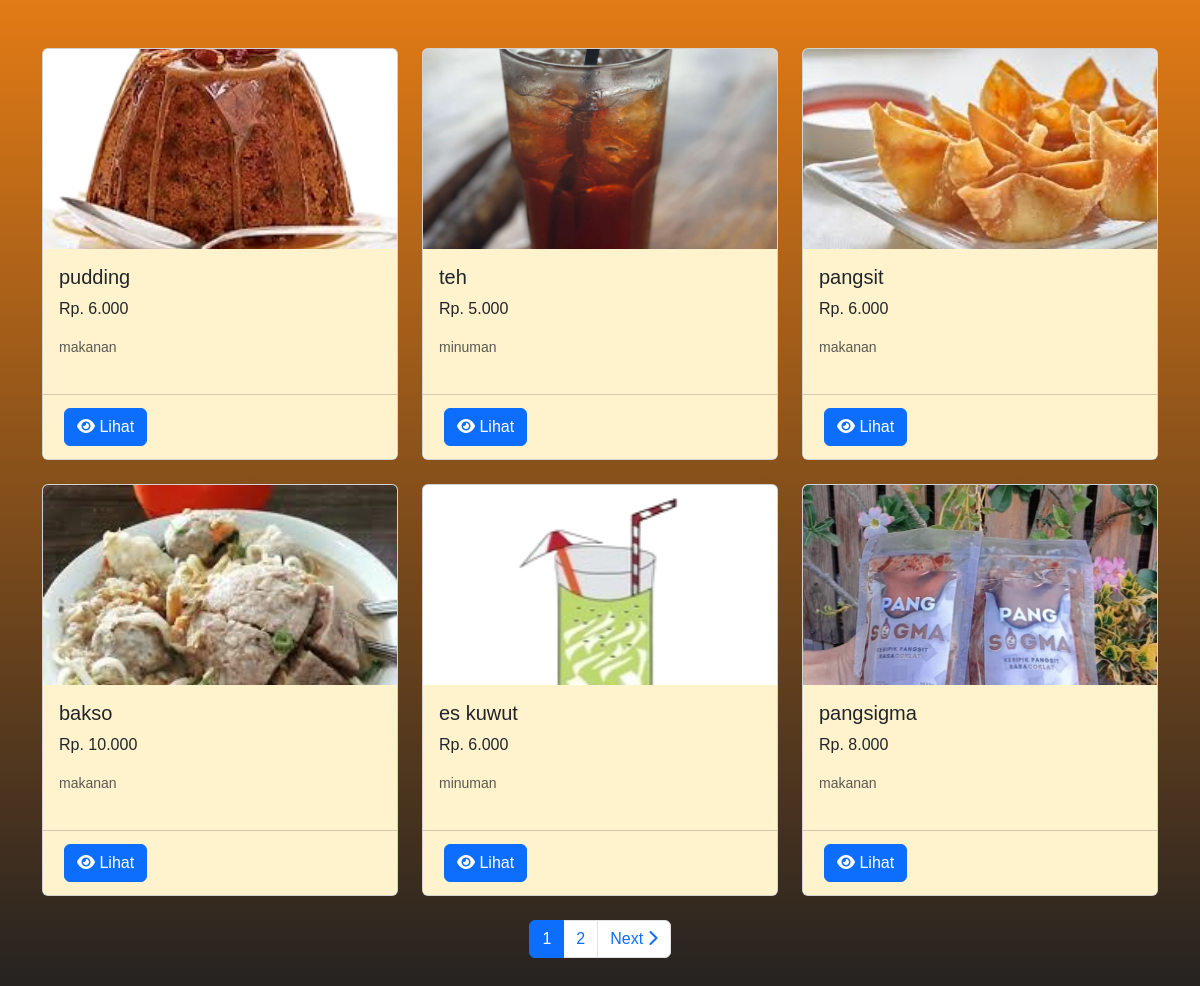
Screenshot of /halaman/produk.php with the database file from the repository.
### tables this page shows
CREATE TABLE `produk` (
  `id_produk` int(11) NOT NULL,
  `nama` varchar(255) NOT NULL,
  `harga` int(255) NOT NULL,
  `kategori` varchar(255) NOT NULL,
  `deskripsi` text NOT NULL,
  `gambar` varchar(200) NOT NULL
);

### halaman/produk.php (the view, shortened to what this page needs)
<?php
require 'connection/koneksi.php';
$limit = 6;
$page = isset($_GET['page']) ? (int)$_GET['page'] : 1;
$start = ($page > 1) ? ($page * $limit) - $limit : 0;
$result = mysqli_query($conn, "SELECT * FROM produk");
$total = mysqli_num_rows($result);
$pages = ceil($total / $limit);
$result = mysqli_query($conn, "SELECT * FROM produk LIMIT $start, $limit");
$total = mysqli_num_rows($result);
$role = $_SESSION['role'] ?? 'guest';
?>
<!DOCTYPE html>
<html lang="en">
<head>
</head>
<body class="bg-opacity-75">
<div class="container my-5">
    <?php if ($total > 0): ?>
        <div class="row row-cols-1 row-cols-md-3 g-4">
            <?php while ($row = mysqli_fetch_assoc($result)): ?>
                <div class="col">
                    <div class="card h-100">
                        <img src="halaman/img/<?= htmlspecialchars($row['gambar']); ?>" class="card-img-top" alt="<?= htmlspecialchars($row['nama']); ?>">
                        <div class="card-body bg-warning-subtle">
                            <h5 class="card-title"><?= htmlspecialchars($row['nama']); ?></h5>
                            <p class="card-text">Rp. <?= number_format($row['harga'], 0, ',', '.'); ?></p>
                            <p class="card-text"><small class="text-muted"><?= htmlspecialchars($row['kategori']); ?></small></p>
                        </div>
                        <div class="card-footer bg-warning-subtle">
                            <?php if ($role === 'admin'): ?>
                                <a href="halaman/edit.php?id_produk=<?= $row['id_produk']; ?>" class="btn btn-warning btn-custom "><i class="fa-solid fa-pen-to-square"></i> Ubah</a>
                                <a href="detail_produk.php?id_produk=<?= $row['id_produk']; ?>" class="btn btn-primary btn-custom"><i class="fa-solid fa-eye"></i> Lihat</a>
                            <a href="halaman/hapus.php?id_produk=<?= $row['id_produk']; ?>" class="btn btn-danger btn-custom"><i class="fa-solid fa-trash"></i> Hapus</a>
            <?php elseif ($role === 'customer'): ?>
                <a href="detail_produk.php?id_produk=<?= $row['id_produk']; ?>" class="btn btn-primary btn-custom"><i class="fa-solid fa-eye"></i> Lihat</a>
            <?php else: ?>
                <a href="detail_produk.php?id_produk=<?= $row['id_produk']; ?>" class="btn btn-primary btn-custom"><i class="fa-solid fa-eye"></i> Lihat</a>
            <?php endif; ?>
                        </div>
                    </div>
                </div>
            <?php endwhile; ?>
        </div>
    <?php else: ?>
        <div class="alert alert-info text-center mt-4">Tidak ada produk yang tersedia.</div>
    <?php endif; ?>
    <div class="pagination justify-content-center mt-4">
        <?php for ($i = 1; $i <= $pages; $i++): ?>
        <li class="page-item <?= $i == $page ? 'active' : '' ?>">
            <a class="page-link " href="?page=<?= $i ?>"><?= $i ?></a>
        </li>
        <?php endfor; ?>
        <?php if ($page < $pages): ?>
        <li class="page-item">
            <a class="page-link" href="?page=<?= $page + 1 ?>">Next <i class="fa-solid fa-chevron-right"></i></a>
        </li>
        <?php endif; ?>
    </div>
</div>
</body>
</html>

### halaman/produk.php (style rules this page uses)
body { background: linear-gradient(180deg, #e27b15, #222121); font-family: Arial, sans-serif; }
.card img { height: 200px; object-fit: cover; }
.card { margin-bottom: 20px; }
.btn-custom { margin: 5px; }

### rows the page displays
produk: gambar (picture), nama "pudding", harga "6.000", kategori "makanan"
produk: gambar (picture), nama "teh", harga "5.000", kategori "minuman"
produk: gambar (picture), nama "pangsit", harga "6.000", kategori "makanan"
produk: gambar (picture), nama "bakso", harga "10.000", kategori "makanan"
produk: gambar (picture), nama "es kuwut", harga "6.000", kategori "minuman"
produk: gambar (picture), nama "pangsigma", harga "8.000", kategori "makanan"
